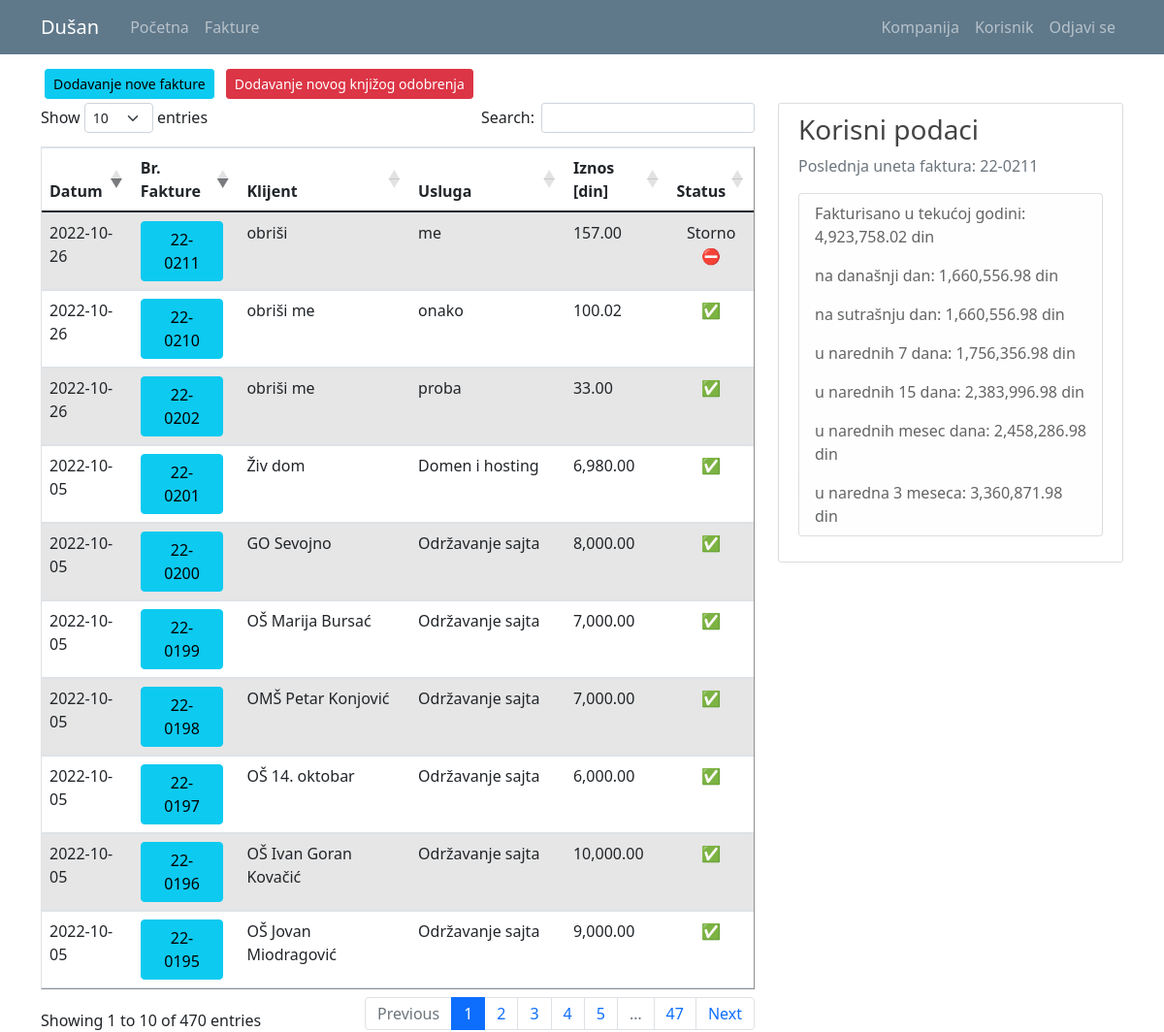
Screenshot of /invoice_list (signed in) with the database file from the repository.
### kpo/models.py (models this page shows, shortened)
class User(db.Model, UserMixin):
    id = db.Column(db.Integer, primary_key=True)
    email = db.Column(db.String(120), unique=True, nullable=False)
    password = db.Column(db.String(60), nullable = False)
    name = db.Column(db.String(20), unique=False, nullable=False)
    surname = db.Column(db.String(20), unique=False, nullable=False)
    workplace = db.Column(db.String(20), unique=False, nullable=False)
    authorization = db.Column(db.String(20), nullable = False) # ovde treba da budu tipovi korisnika: S_admin, C_admin, C_user
    gender = db.Column(db.String(1)) #(0, "srednji"), (1, "muški"), (2, "ženski")
    company_id = db.Column(db.Integer, db.ForeignKey('company.id'), nullable=True)
    invoices = db.relationship('Invoice', backref='invoice_user', lazy=True)

class Invoice(db.Model):
    id = db.Column(db.Integer, primary_key=True)
    date = db.Column(db.Date, nullable=False)
    invoice_number = db.Column(db.String(7), nullable=False)
    customer = db.Column(db.String(70), nullable=False)
    service = db.Column(db.String(70), nullable=True) #usluga
    amount = db.Column(db.Float, nullable=False)
    company_id = db.Column(db.Integer, db.ForeignKey('company.id'), nullable=True)
    user_id = db.Column(db.Integer, db.ForeignKey('user.id'), nullable=True)
    cancelled = db.Column(db.Boolean(), default=False, nullable=False)

### kpo/invoices/routes.py (the view)
@invoices.route("/invoice_list")
def invoice_list():
    if not current_user.is_authenticated:
        flash('You have to be logged in to access this page', 'danger')
        return redirect(url_for('users.login'))
    elif current_user.authorization != 's_admin' and current_user.authorization != 'c_admin':
        abort(403)
    invoices = Invoice.query.all()
    form = DashboardData(current_user.user_company.id)
    return render_template('invoice_list.html', title='Invoices', invoices=invoices, form=form)

### kpo/models.py (called while the page is built)
@login_manager.user_loader
def load_user(user_id):
    return User.query.get(int(user_id))

### kpo/templates/invoice_list.html (shortened to what this page needs)
{% extends "layout.html" %}
{% block content %}
{% if current_user.authorization != 'c_user' %}
  <a class="btn btn-info btn-sm m-1" href="{{ url_for('invoices.register_i') }}">Dodavanje nove fakture</a> <a class="btn btn-danger btn-sm m-1" href="{{ url_for('invoices.register_i') }}">Dodavanje novog knjižog odobrenja</a>
{% endif %}
<div class="row">
  <div class="col-md-8">
    <table id="data" border="1" class="table table-striped ">
      {% if current_user.authorization == 's_admin' %}
        <thead>
          <tr>
            <th>Datum</th>
            <th>Br. Fakture</th>
            <th>Klijent</th>
            <th>Usluga</th>
            <th>Iznos [din]</th>
            <th>Kompanija</th>
            <th>Korinik</th>
            <th>Status</th>
          </tr>
        </thead>
        <tbody>
          {% for invoice in invoices %}
            <tr>
              <td>{{ invoice.date }}</td>
              <td><a class="mr-2  btn btn-info" href="{{ url_for('invoices.invoice_profile', invoice_id=invoice.id) }}" title="Edit Invoice">{{ invoice.invoice_number }}</a></td>
              <td>{{ invoice.customer }}</td>
              <td>{{ invoice.service }}</td>
              <td>{{ '{:,.2f}'.format(invoice.amount) }}</td>
              <td>{{ invoice.invoice_company.companyname }}</td>
              <td>{{ invoice.invoice_user.name }} {{ invoice.invoice_user.surname }}</td>
              <td style="text-align: center">{% if invoice.cancelled %} Storno &#9940 {% else %} &#9989 {% endif %}</td>
          {% endfor %}
        </tbody>
      {% elif current_user.authorization == 'c_admin' %}
        <thead>
          <tr>
            <th>Datum</th>
            <th>Br. Fakture</th>
            <th>Klijent</th>
            <th>Usluga</th>
            <th>Iznos [din]</th>
            <th>Status</th>
          </tr>
        </thead>
        <tbody>
          {% for invoice in invoices %}
            {% if invoice.invoice_company.id == current_user.user_company.id %}
              <tr>
                <td>{{ invoice.date }}</td>
                <td><a class="mr-2 btn btn-info" href="{{ url_for('invoices.invoice_profile', invoice_id=invoice.id) }}" title="Edit Invoice">{{ invoice.invoice_number }}</a></td>
                <td>{{ invoice.customer }}</td>
                <td>{{ invoice.service }}</td>
                <td>{{ '{:,.2f}'.format(invoice.amount) }}</td>
                <td style="text-align: center">{% if invoice.cancelled %} Storno &#9940 {% else %} &#9989 {% endif %}</td>
              </tr>
            {% endif %}
          {% endfor %}
        </tbody>
      {% endif %}
    </table>
  </div>
  <div class="col-md-4">
    <div class="content-section">
      <h3>Korisni podaci</h3>
      <p class='text-muted'>Poslednja uneta faktura: {{ form.last_input.invoice_number }}
        <ul class="list-group">
          <li class="list-group-item list-group-item-light">Fakturisano u tekućoj godini: {{ '{:,.2f}'.format(form.limit -form.razlika[0] + 2000000) }} din</li>
          <li class="list-group-item list-group-item-light">na današnji dan: {{ '{:,.2f}'.format(form.razlika[1]) }} din</li>
          <li class="list-group-item list-group-item-light">na sutrašnju dan: {{ '{:,.2f}'.format(form.razlika[2]) }} din</li>
          <li class="list-group-item list-group-item-light">u narednih 7 dana: {{ '{:,.2f}'.format(form.razlika[3]) }} din</li>
          <li class="list-group-item list-group-item-light">u narednih 15 dana: {{ '{:,.2f}'.format(form.razlika[4]) }} din</li>
          <li class="list-group-item list-group-item-light">u narednih mesec dana: {{ '{:,.2f}'.format(form.razlika[5]) }} din</li>
          <li class="list-group-item list-group-item-light">u naredna 3 meseca: {{ '{:,.2f}'.format(form.razlika[6]) }} din</li>
        </ul>
      </p>
    </div>
  </div>
</div>
{% endblock content%}

### kpo/templates/layout.html (shortened to what this page needs)
<!doctype html>
<html lang="en">
  <head>
    <link rel="stylesheet" href="https://cdn.jsdelivr.net/npm/bootstrap@4.3.1/dist/css/bootstrap.min.css">
    <link rel="stylesheet" type="text/css" href="{{ url_for('static', filename='main.css') }}">
    <link href="https://cdn.jsdelivr.net/npm/bootstrap@5.0.1/dist/css/bootstrap.min.css" rel="stylesheet">
    <link rel="stylesheet" type="text/css" href="https://cdn.datatables.net/1.10.25/css/dataTables.bootstrap5.css">
  </head>
  <body>
    <header class="site-header">
      <nav class="navbar navbar-expand-md navbar-dark bg-steel fixed-top">
        <div class="container">
          <a class="navbar-brand mr-4" href="/">{{ current_user.name }}</a>
          <div class="collapse navbar-collapse" id="navbarToggle">
            <div class="navbar-nav mr-auto">
              {% if current_user.is_authenticated %}
                <a class="nav-item nav-link" href="{{ url_for('main.home') }}">Početna</a>
                <a class="nav-item nav-link" href="{{ url_for('invoices.invoice_list') }}">Fakture</a>
              {% else %}
                <a class="nav-item nav-link" href="{{ url_for('main.home') }}">Početna</a>
                <a class="nav-item nav-link" href="{{ url_for('main.about') }}">O softveru</a>
              {% endif %}
            </div>
            <div class="navbar-nav">
              {% if current_user.is_authenticated %}
                {% if current_user.authorization == 's_admin' %}
                  <a class="nav-item nav-link" href="{{ url_for('companys.company_list') }}">Kompanija</a>
                  <a class="nav-item nav-link" href="{{ url_for('users.user_list') }}">Korisnik</a>
                  <a class="nav-item nav-link" href="{{ url_for('users.logout') }}">Odjavi se</a>
                {% elif current_user.authorization == 'c_admin'%}
                  <a class="nav-item nav-link" href="{{ url_for('companys.company_list') }}">Kompanija</a>
                  <a class="nav-item nav-link" href="{{ url_for('users.user_list') }}">Korisnik</a>
                  <a class="nav-item nav-link" href="{{ url_for('users.logout') }}">Odjavi se</a>
                {% else %}
                  <a class="nav-item nav-link" href="{{ url_for('users.user_list') }}">Korisnik</a>
                  <a class="nav-item nav-link" href="{{ url_for('users.logout') }}">Odjavi se</a>
                {% endif %}
              {% else %}
                <a class="nav-item nav-link" href="{{ url_for('users.login') }}">Prijavite se</a>
              {% endif %}
            </div>
          </div>
        </div>
      </nav>
    </header>
    <main role="main" class="container">
      <div class="row">
        <div class="">
          {% block content %}{% endblock %}
        </div>
      </div>
    </main>
  </body>
</html>

### kpo/static/main.css (style rules this page uses)
body { background: #fafafa; color: #333333; margin-top: 5rem; }
h1, h2, h3, h4, h5, h6 { color: #444444; }
.bg-steel { background-color: #5f788a; }
.site-header .navbar-nav .nav-link { color: #cbd5db; }
.content-section { background: #ffffff; padding: 10px 20px; border: 1px solid #dddddd; border-radius: 3px; margin-bottom: 20px; }

### rows the page displays
User: name "Dušan"
Invoice: date "2022-10-05", invoice_number "22-0195", customer "OŠ Jovan Miodragović", service "Održavanje sajta", amount "9,000.00"
Invoice: date "2022-10-05", invoice_number "22-0196", customer "OŠ Ivan Goran Kovačić", service "Održavanje sajta", amount "10,000.00"
Invoice: date "2022-10-05", invoice_number "22-0197", customer "OŠ 14. oktobar", service "Održavanje sajta", amount "6,000.00"
Invoice: date "2022-10-05", invoice_number "22-0198", customer "OMŠ Petar Konjović", service "Održavanje sajta", amount "7,000.00"
Invoice: date "2022-10-05", invoice_number "22-0199", customer "OŠ Marija Bursać", service "Održavanje sajta", amount "7,000.00"
Invoice: date "2022-10-05", invoice_number "22-0200", customer "GO Sevojno", service "Održavanje sajta", amount "8,000.00"
Invoice: date "2022-10-05", invoice_number "22-0201", customer "Živ dom", service "Domen i hosting", amount "6,980.00"
Invoice: date "2022-10-26", invoice_number "22-0210", customer "obriši me", service "onako", amount "100.02"
Invoice: date "2022-10-26", invoice_number "22-0202", customer "obriši me", service "proba", amount "33.00"
Invoice: date "2022-10-26", invoice_number "22-0211", customer "obriši", service "me", amount "157.00", cancelled "Storno ⛔", last_input.invoice_number "22-0211"

### other values shown
{{ '{:,.2f}'.format(form.limit -form.razlika[0] + 2000000) }} "4,923,758.02"
{{ '{:,.2f}'.format(form.razlika[1]) }} "1,660,556.98"
{{ '{:,.2f}'.format(form.razlika[2]) }} "1,660,556.98"
{{ '{:,.2f}'.format(form.razlika[3]) }} "1,756,356.98"
{{ '{:,.2f}'.format(form.razlika[4]) }} "2,383,996.98"
{{ '{:,.2f}'.format(form.razlika[5]) }} "2,458,286.98"
{{ '{:,.2f}'.format(form.razlika[6]) }} "3,360,871.98"
